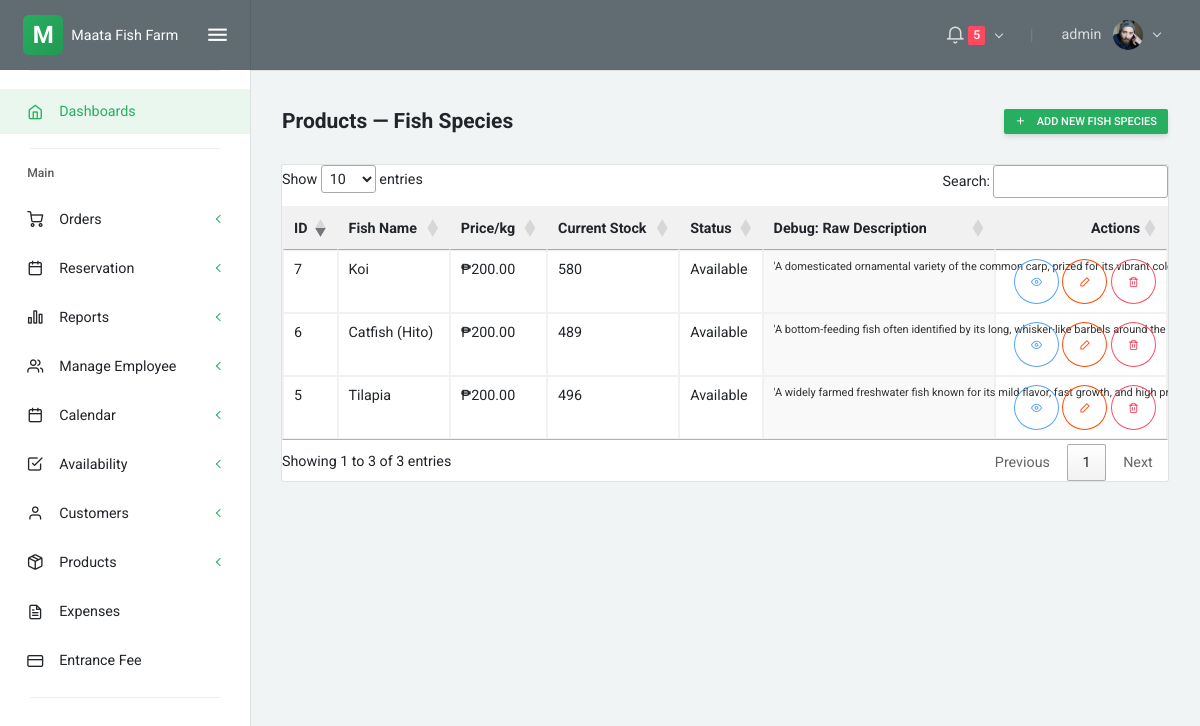
/products_fish.php (signed in), run on an earlier commit of the app's database.
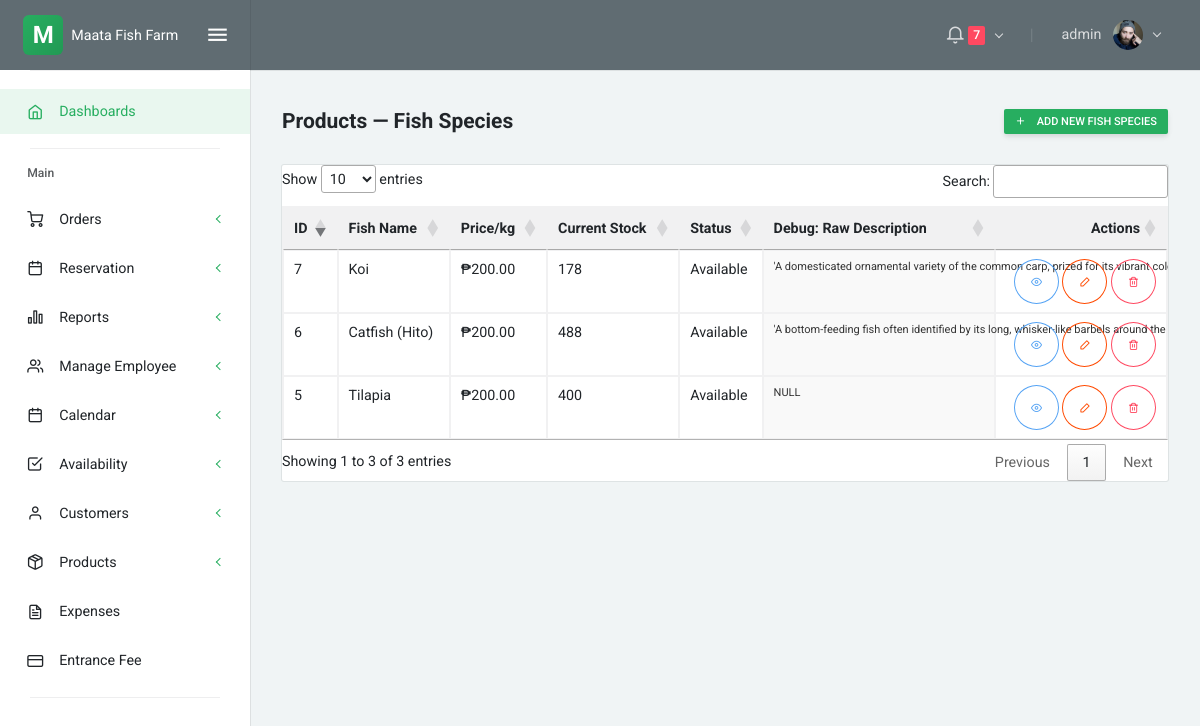
And on a later commit of the database.
### tables this page shows
CREATE TABLE `fish_species` (
  `fish_id` int(11) NOT NULL,
  `name` varchar(100) NOT NULL,
  `local_name` varchar(100) DEFAULT NULL,
  `price_per_kg` decimal(10,2) NOT NULL,
  `stock` int(11) DEFAULT 0,
  `harvest_schedule` varchar(50) DEFAULT NULL,
  `description` text DEFAULT NULL,
  `status` enum('available','unavailable') DEFAULT 'available',
  `created_at` timestamp NOT NULL DEFAULT current_timestamp(),
  `updated_at` timestamp NOT NULL DEFAULT current_timestamp() ON UPDATE current_timestamp(),
  `image` varchar(255) DEFAULT NULL
);

### products_fish.php (the view, shortened to what the changed rows need)
<?php include 'partials/head.php'; ?>
<?php include 'partials/navbar.php'; ?>
<div class="layout-content">
    <div class="container-fluid flex-grow-1 container-p-y">
        <div class="card">
            <div class="table-responsive">
                <?php
                require __DIR__ . '/config/db.php';
                $fish = [];
                $stmt = $conn->prepare('SELECT fish_id, name, local_name, price_per_kg, stock, harvest_schedule, description, status, image FROM fish_species ORDER BY name ASC');
                if ($stmt) {
                    $stmt->execute();
                    $res = $stmt->get_result();
                    while ($r = $res->fetch_assoc()) $fish[] = $r;
                }
                ?>
                <table id="fishTable" class="table table-sm table-bordered table-hover mb-0" style="width:100%">
                    <thead class="bg-light">
                        <tr>
                            <th>ID</th>
                            <th>Fish Name</th>
                            <th>Price/kg</th>
                            <th>Current Stock</th>
                            <th>Status</th>
                            <th>Debug: Raw Description</th>
                            <th class="text-right">Actions</th>
                        </tr>
                    </thead>
                    <tbody>
                        <?php foreach ($fish as $f): ?>
                            <tr>
                                <td><?php echo (int)$f['fish_id']; ?></td>
                                <td><?php echo htmlspecialchars($f['name']); ?></td>
                                <td>₱<?php echo number_format($f['price_per_kg'], 2); ?></td>
                                <td><?php echo (int)$f['stock']; ?></td>
                                <td><?php echo htmlspecialchars(ucfirst($f['status'])); ?></td>
                                <td style="max-width:200px; font-size:11px; word-break:break-all; background:#f9f9f9; color:#333;">
                                    <?php echo var_export($f['description'], true); ?>
                                </td>
                                <td class="text-right">
                                    <button class="btn btn-sm btn-icon btn-outline-info view-fish"
                                        data-id="<?php echo (int)$f['fish_id']; ?>"
                                        data-name="<?php echo htmlspecialchars($f['name']); ?>"
                                        data-local="<?php echo htmlspecialchars($f['local_name']); ?>"
                                        data-price="<?php echo number_format($f['price_per_kg'], 2, '.', ''); ?>"
                                        data-stock="<?php echo (int)$f['stock']; ?>"
                                        data-harvest="<?php echo htmlspecialchars($f['harvest_schedule']); ?>"
                                        data-desc='<?php echo htmlspecialchars(json_encode(($f["description"] === "0" || $f["description"] === 0) ? "" : $f["description"]), ENT_QUOTES, "UTF-8"); ?>'
                                        data-status="<?php echo htmlspecialchars($f['status']); ?>"
                                        data-image="<?php echo htmlspecialchars($f['image'] ?? ''); ?>"
                                        title="View"><i class="feather icon-eye"></i></button>
                                    <button class="btn btn-sm btn-icon btn-outline-primary edit-fish"
                                        data-id="<?php echo (int)$f['fish_id']; ?>"
                                        data-name="<?php echo htmlspecialchars($f['name']); ?>"
                                        data-local="<?php echo htmlspecialchars($f['local_name']); ?>"
                                        data-price="<?php echo number_format($f['price_per_kg'], 2, '.', ''); ?>"
                                        data-stock="<?php echo (int)$f['stock']; ?>"
                                        data-harvest="<?php echo htmlspecialchars($f['harvest_schedule']); ?>"
                                        data-desc='<?php echo htmlspecialchars(json_encode(($f["description"] === "0" || $f["description"] === 0) ? "" : $f["description"]), ENT_QUOTES, "UTF-8"); ?>'
                                        data-status="<?php echo htmlspecialchars($f['status']); ?>"
                                        title="Edit"><i class="feather icon-edit-2"></i></button>
                                    <button class="btn btn-sm btn-icon btn-outline-danger delete-fish" data-id="<?php echo (int)$f['fish_id']; ?>" title="Delete"><i class="feather icon-trash-2"></i></button>
                                </td>
                            </tr>
                        <?php endforeach; ?>
                    </tbody>
                </table>
            </div>
        </div>
    </div>
    <?php include 'partials/footer.php'; ?>
    <link rel="stylesheet" href="https://cdn.datatables.net/1.13.6/css/jquery.dataTables.min.css">

### partials/navbar.php (shortened to what the changed rows need)
<?php
require_once __DIR__ . '/../config/db.php';
$pending_count = 0;
$status = 'pending';
$pc_stmt = $conn->prepare('SELECT COUNT(*) as cnt FROM reservations WHERE status = ?');
if ($pc_stmt) {
    $pc_stmt->bind_param('s', $status);
    $pc_stmt->execute();
    $pc_res = $pc_stmt->get_result();
    $pending_count = (int)($pc_res->fetch_assoc()['cnt'] ?? 0);
}
?>
<div class="layout-container">
    <nav class="layout-navbar navbar navbar-expand-lg align-items-lg-center bg-dark container-p-x" id="layout-navbar">
        <div class="navbar-collapse collapse" id="layout-navbar-collapse">
            <div class="navbar-nav align-items-lg-center ml-auto">
                <div class="demo-navbar-notifications nav-item dropdown mr-lg-3">
                    <a class="nav-link dropdown-toggle" href="javascript:void(0);" data-toggle="dropdown" aria-haspopup="true" aria-expanded="false" style="cursor: pointer; pointer-events: auto;">
                        <i class="feather icon-bell navbar-icon align-middle"></i>
                        <?php if ($pending_count > 0): ?>
                        <span class="badge badge-danger"><?php echo $pending_count; ?></span>
                        <?php endif; ?>
                    </a>
                </div>
            </div>
        </div>
    </nav>

What changed in the data, as far as the page shows it:
changed fish_species "Catfish (Hito)": stock "489" → "488"
changed fish_species "Koi": stock "580" → "178"
changed fish_species "Tilapia": stock "496" → "400"; description "'A widely farmed freshwater fish known for its mild flavor, fast growth, and high…" → "NULL"
Also different on the page:
$pending_count: "5" → "7"
